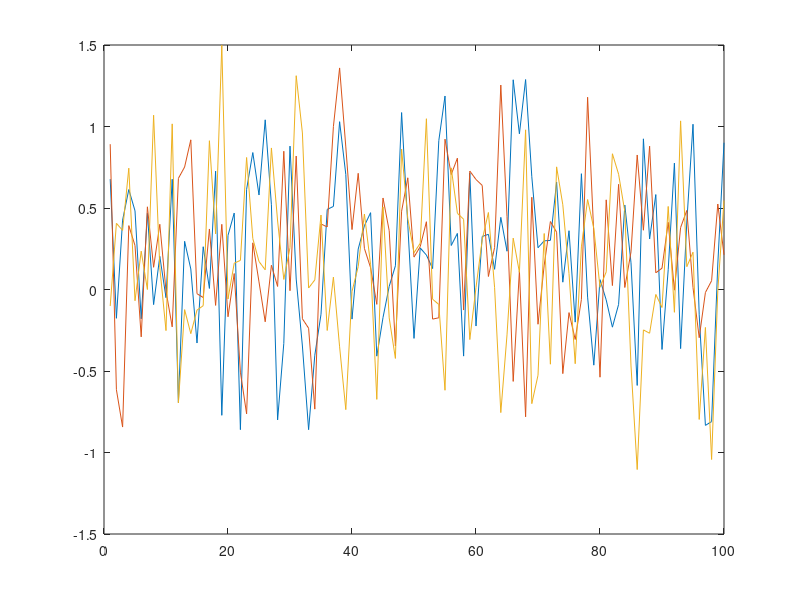

MATLAB code to generate this figure: (Note: this script raises an error after producing the figure.)
load data;

%1.
%%
plot([data1 data2 data3]);

%Q1
%it looks like data1 and data2 is from the same stochastic process but not
%data3 but to the deviation isnt to big so it could. since all three got mean mean values larger than 0 it seems like the
%mean value is larger and not equal to zero which you can also see with the
%con interval.

m1 = mean(data1);
m2 = mean(data2);
m3 = mean(data3);
cm1 = [m1 - 1.96/2, m1 + 1.96/2];

cm2 = [m2 - 1.96/2, m2 + 1.96/2];

cm3 = [m3 - 1.96/2, m3 + 1.96/2];

%Q2
%none of them should have zero mean, reeal mean
%Q3 mean of means = 0.2001
% confint middle points
%%
%1.2 
load data2;


%[r, lags] = xcov(y, 20, 'biased');
%plot(lags, r);

%[rho, lags] = xcov(y, 20, 'coeff');
%plot(lags, rho)
clrs = ['.b', '.r', '.y'];
k=1;
%plot(y(1:end-k), y(k+1:end),clrs(1))
%%figure;
k=2;
%plot(y(1:end-k), y(k+1:end),clrs(2))
%%figure;
k=3;
%plot(y(1:end-k), y(k+1:end),clrs(3))
%Q4 rho r /v(y(s))*y(y(t))
% Q5 the view in the scatterplot relate to the correlation function is
%Something that can be seen since there is negative correlation for k=1
%positive for k=2 and almost none for k=3 which can be seen in corrplot
%%
%1.3
%signalsim
%figure;
%[r, lags] = xcov(x);
%plot(lags, r)
%Q7 Yes
%NFFT = 2048;
%[R, F] = periodogram(x, [], NFFT, fs);
%figure;
%plot(F);
%Q8 The periodicity of the realization and cov func relates to the 
% Frequency peaks since we can see that function consists of two different
% periodicities
%Q9 the differnce in height for different frequncies means that different 
% frequencies has different amplitude
%signalsim
NFFT=2048;
%[R, F] = periodogram(x, [], NFFT, fs);
%plot(F, R);
%figure;
%plot(F, 10*log10(R));
%Q10 A benefit with using logscale is that you can see that the function
%consists of many more frequencies, normal scale the outliers takes over
%therefor you can get more info by using a logscale

%% 2.1
load cellodiffA;
fs = 44100;
%sound( celloA4, 44100)
%sound( celloA2, 44100)
%sound( celloA3, 44100)

%[R, F] = periodogram(celloA4, [], NFFT, fs);
%plot(F, 10*log10(R));
%figure;
%[R, F] = periodogram(celloA2, [], NFFT, fs);
%plot(F, 10*log10(R));
%figure;
%[R, F] = periodogram(celloA3, [], NFFT, fs);
%plot(F, 10*log10(R));
%Q11
%A4 has a bigger spread in it's tone which gives it a larger breadth
%A2 and A3 are quiet common to each other as you can hear  on the sound
%%
%2.2
%{
load celloandflute;
%sound( fluteA41, 44100)
%[R, F] = periodogram(celloA41, [], NFFT, fs);
%plot(F, 10*log10(R));
%plot(F, 10*log10(R));
%figure;
%[R, F] = periodogram(fluteA41, [], NFFT, fs);
plot(F, 10*log10(R));
[R, F] = periodogram(celloA42, [], NFFT, fs);
%plot(F, 10*log10(R));
plot(F, 10*log10(R));
figure;
[R, F] = periodogram(fluteA42, [], NFFT, fs);
plot(F, 10*log10(R));
%}
%The flute has more variation in the difference in its amplitude, 
%Deeper valleys larger peaks
%2.3
load cellomelody;
%sound(melody2, 44100);
%{
NFFT = 8192;
window = 2048;
noverlap = 1024;
spectrogram(melody1, window, noverlap, NFFT, 'yaxis')
figure;
spectrogram(melody2, window, noverlap, NFFT, 'yaxis')
%}
%% 2.4
melody2dec = decimate(melody2, 8);
NFFT = 8192;
window = 512;
noverlap = 256;
%{
%sound(melody2dec, 44100)
spectrogram(melody2, window, noverlap, NFFT, 'yaxis')
figure;
spectrogram(melody2dec, window, noverlap, NFFT, 'yaxis')
%}
%% 2.5
melSpectrogram(melody2, fs);

